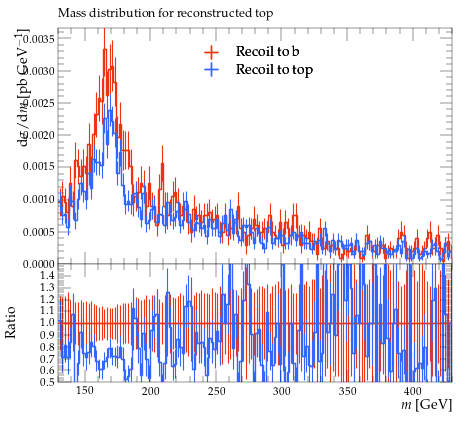

Generate this figure with Python:
#! /usr/bin/env python

# This Python script was auto-generated using YODA v2.0.2.
# Analysis object: /MC_TTBAR/onelep_t_mass
# Timestamp: 07-08-2026 (11:29:32)

import matplotlib as mpl
import matplotlib.pyplot as plt
mpl.use('Agg') # comment out for interactive use
import os
import numpy as np

plotDir = os.path.split(os.path.realpath(__file__))[0]
if 'YODA_USER_PLOT_PATH' in globals():
    plot_outdir = globals()['YODA_USER_PLOT_PATH']
else:
    plot_outdir = plotDir

#plot style
plt.style.use(os.path.join(plotDir, '../default.mplstyle'))
# plot metadata
figW, figH = plt.rcParams['figure.figsize']
ax_xLabel = r'$m$ [GeV]'
ax_yLabel = r'$\mathrm{d}\sigma/\mathrm{d}m$ [pb GeV$^{-1}$]'
ax_title  = r'Mass distribution for reconstructed top'
ax_xScale = 'linear'
ax_yScale = 'linear'
xLims = (130.0, 430.0)
yLims = (0.0, 0.0036658633)

# TeX-friendly labels for the legend
labels = {
    'legend' : ([ r"Recoil to b", r"Recoil to top" ], r""),
}

# Adjust canvas width and height
canvasW = 10.0
canvasH = 9.0
figW *= canvasW/10.
figH *= canvasH/9.

# Create figure and axis objects
fig, (ax, ratio0_ax) = plt.subplots(2, 1, sharex=True,
                  figsize=(figW,figH), gridspec_kw={'height_ratios': (6.0, 3.0)})

# Set figure margins
plt.subplots_adjust(
    left   = 1.0 * plt.rcParams['figure.subplot.left'],
    right  = 1.0 * plt.rcParams['figure.subplot.right'],
    top    = 1.0 * plt.rcParams['figure.subplot.top'],
    bottom = 1.0 * plt.rcParams['figure.subplot.bottom'])

ratio0_ax.yaxis.set_major_locator(mpl.ticker.MultipleLocator(0.1))
ratio0_ax.set_ylim(0.5, 1.4999)
ratio0_ax.set_ylabel('Ratio')

# the numerical data is stored in a separate file
dataf = dict()
prefix = os.path.split(__file__)[0]
if prefix:    prefix = prefix + '/'
exec(open(prefix+'onelep_t_mass__data.py').read(), dataf)


legend_handles = dict() # keep track of handles for the legend

# style options for curves
# starts at zorder>=5 to draw curve on top of legend
styles = {
  'rec_b': {
    'color' : '#EE3311',
    'linestyle' : '-',
    'linewidth' : 1,
    'marker' : 'none',
    'markersize' : 2,
    'capsize' : 0.0,
    'zorder' : 5,
    'histstyle' : 1,
    'drawstyle' : 'steps-pre',
    'xerrorbars' : 1,
    'yerrorbars' : 1,
    'fillcolor' : None,
    'fillopacity' : 1.0,
    'ratio0_linestyle' : '-',
    'ratio0_linewidth' : 1,
    'ratio0_marker' : 'none',
    'ratio0_markersize' : 2,
    'ratio0_capsize' : 0.0,
    'ratio0_zorder' : 5,
    'ratio0_histstyle' : 1,
    'ratio0_drawstyle' : 'steps-pre',
    'ratio0_xerrorbars' : 1,
    'ratio0_yerrorbars' : 1,
  },
  'rec_t': {
    'color' : '#3366FF',
    'linestyle' : '-',
    'linewidth' : 1,
    'marker' : 'none',
    'markersize' : 2,
    'capsize' : 0.0,
    'zorder' : 6,
    'histstyle' : 1,
    'drawstyle' : 'steps-pre',
    'xerrorbars' : 1,
    'yerrorbars' : 1,
    'fillcolor' : None,
    'fillopacity' : 1.0,
    'ratio0_linestyle' : '-',
    'ratio0_linewidth' : 1,
    'ratio0_marker' : 'none',
    'ratio0_markersize' : 2,
    'ratio0_capsize' : 0.0,
    'ratio0_zorder' : 6,
    'ratio0_histstyle' : 1,
    'ratio0_drawstyle' : 'steps-pre',
    'ratio0_xerrorbars' : 1,
    'ratio0_yerrorbars' : 1,
  },
}

# curve from input yoda files in main panel
for label, yvals in dataf['yvals'].items():
    if all(np.isnan(v) for v in dataf['yvals'][label]):
        continue
    tmp = None
    if styles[label]['histstyle']: # draw as histogram
        xpos = dataf['xedges'][label] if styles[label]['drawstyle'] else dataf['xpoints'][label]
        ypos = np.insert(yvals, 0, yvals[0]) if styles[label]['drawstyle'] else yvals
        if styles[label]['fillcolor']: # fill area below curve
            ax.fill_between(xpos, ypos, step='pre',
                            color=styles[label]['fillcolor'],
                            alpha=styles[label]['fillopacity'])
        tmp, = ax.plot(xpos, ypos,
                       color=styles[label]['color'],
                       linestyle=styles[label]['linestyle'],
                       linewidth=styles[label]['linewidth'],
                       drawstyle=styles[label]['drawstyle'], solid_joinstyle='miter',
                       zorder=styles[label]['zorder'], label=label)
    tmp = ax.errorbar(dataf['xpoints'][label], yvals,
                      xerr=np.array(dataf['xerrs'][label])*styles[label]['xerrorbars'],
                      yerr=np.array(dataf['yerrs'][label])*styles[label]['yerrorbars'],
                      fmt=styles[label]['marker'], capsize=styles[label]['capsize'],
                      markersize=styles[label]['markersize'],
                      ecolor=styles[label]['color'],
                      color=styles[label]['color'], zorder=styles[label]['zorder'])
    tmp[-1][0].set_linestyle(styles[label]['linestyle'])
    tmp[-1][0].set_linewidth(styles[label]['linewidth'])
    if label in dataf['add_legend_handle']:  legend_handles[label] = tmp
    for varLabel in dataf['variation_yvals'].keys():
        if varLabel.startswith(label):
            tmp, = ax.plot(dataf['xedges'][label], dataf['variation_yvals'][varLabel],
                           color=styles[label]['color'],
                           linestyle=styles[label]['linestyle'],
                           linewidth=styles[label]['linewidth'],
                           drawstyle='steps-pre', solid_joinstyle='miter',
                           zorder=styles[label]['zorder'], alpha=0.5)


# plots on ratio panel
# curve from input yoda files in ratio panel
for label, yvals in dataf['ratio0_yvals'].items():
    if all(np.isnan(v) for v in yvals):
        continue
    if styles[label]['ratio0_histstyle']: # plot as histogram
        xpos = dataf['xedges']['rec_b'] if styles[label]['ratio0_drawstyle'] else dataf['xpoints']['rec_b']
        ypos = np.insert(yvals, 0, yvals[0]) if styles[label]['ratio0_drawstyle'] else yvals
        ratio0_ax.plot(xpos, ypos,
                       color=styles[label]['color'],
                       linewidth=styles[label]['linewidth'],
                       linestyle=styles[label]['ratio0_linestyle'],
                       drawstyle=styles[label]['ratio0_drawstyle'], zorder=styles[label]['zorder'],
                       solid_joinstyle='miter')
    tmp = ratio0_ax.errorbar(dataf['xpoints']['rec_b'], yvals,
                             xerr=np.array(dataf['ref_xerrs'])*styles[label]['ratio0_xerrorbars'],
                             yerr=np.array(dataf['ratio0_yerrs'][label])*styles[label]['ratio0_yerrorbars'],
                             fmt=styles[label]['ratio0_marker'], capsize=styles[label]['ratio0_capsize'],
                             markersize=styles[label]['ratio0_markersize'],
                             ecolor=styles[label]['color'],
                             color=styles[label]['color'])
    tmp[-1][0].set_linestyle(styles[label]['ratio0_linestyle'])
    tmp[-1][0].set_linewidth(styles[label]['ratio0_linewidth'])

    for varlabel in dataf['ratio0_variation_vals'].keys():
        if varlabel.startswith(label):
            ratio0_ax.plot(dataf['xedges']['rec_b'],
                            dataf['ratio0_variation_vals'][varlabel],
                            color=styles[label]['color'],
                            linestyle=styles[label]['linestyle'],
                            linewidth=styles[label]['linewidth'],
                            drawstyle='steps-pre', solid_joinstyle='miter',
                            zorder=1, alpha=0.5)

legend_items = list(legend_handles.values())
ax.add_artist(ax.legend(legend_items,
                        labels['legend'][0],
                        title=labels['legend'][1],
                        alignment='left',
                        loc='upper center',
                        bbox_to_anchor=(0.5, 0.97)))

# set plot metadata as defined above
ratio0_ax.set_xlabel(ax_xLabel)
ratio0_ax.xaxis.set_label_coords(1., -0.15)
ax.set_ylabel(ax_yLabel, ha='right', va='top')
ax.yaxis.set_label_coords(-0.11, 1.0)
ax.set_title(ax_title, loc='left')
ax.set_xscale(ax_xScale)
ax.set_yscale(ax_yScale)
ax.set_xlim(xLims)
ax.set_ylim(yLims)

# tick formatting
plt.rcParams['xtick.top'] = True
plt.rcParams['ytick.right'] = True
fig.align_ylabels((ax, ratio0_ax))
plt.savefig(os.path.join(plot_outdir, 'onelep_t_mass.pdf'), format='PDF')
plt.savefig(os.path.join(plot_outdir, 'onelep_t_mass.png'), format='PNG')

plt.close(fig)
